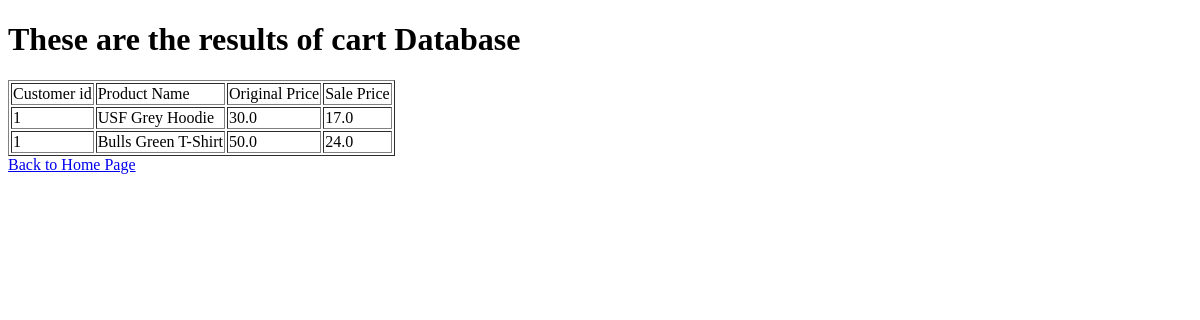
The app's page /cart_db, older data.
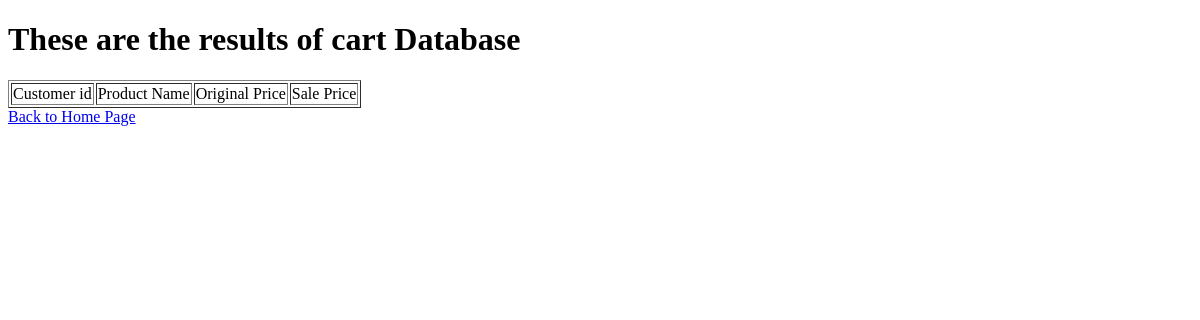
The same page, newer data.
### tables this page shows
CREATE TABLE Cart (id INTEGER PRIMARY KEY, customer_id INTEGER, productName TEXT, originalPrice REAL, productPrice REAL, productImage TEXT, FOREIGN KEY(customer_id) REFERENCES Customer(id));

### app.py (the view)
@app.route('/cart_db')
def cart_db():
    sqlite_connection=sqlite3.connect('shopping.db')
    sqlite_connection.row_factory = sqlite3.Row
    sqlite_cursor = sqlite_connection.cursor()
    sqlite_cursor.execute('Select * from Cart')
    rows = sqlite_cursor.fetchall()
    return render_template('cart_db.html', rows = rows)

### templates/cart_db.html (shortened to what this page needs)
<!DOCTYPE html>
<html lang="en">
<head>
</head>
<body>
    <h1>These are the results of cart Database</h1>
    <table border = 1>
        <thead>
            <td>Customer id</td>
            <td>Product Name</td>
            <td>Original Price</td>
            <td>Sale Price</td>
        </thead>
        {% for row in rows %}
        <tr>
            <td>{{ row["customer_id"] }}</td>
            <td>{{ row["productName"] }}</td>
            <td>{{ row["originalPrice"] }}</td>
            <td>{{ row["productPrice"] }}</td>
        </tr>
        {% endfor %}
    </table>
    <a href = "/">Back to Home Page</a>
</body>
</html>

Row changes from the older to the newer data that the page shows:
removed Cart: customer_id "1", productName "USF Grey Hoodie", originalPrice "30.0", productPrice "17.0"
removed Cart: customer_id "1", productName "Bulls Green T-Shirt", originalPrice "50.0", productPrice "24.0"
